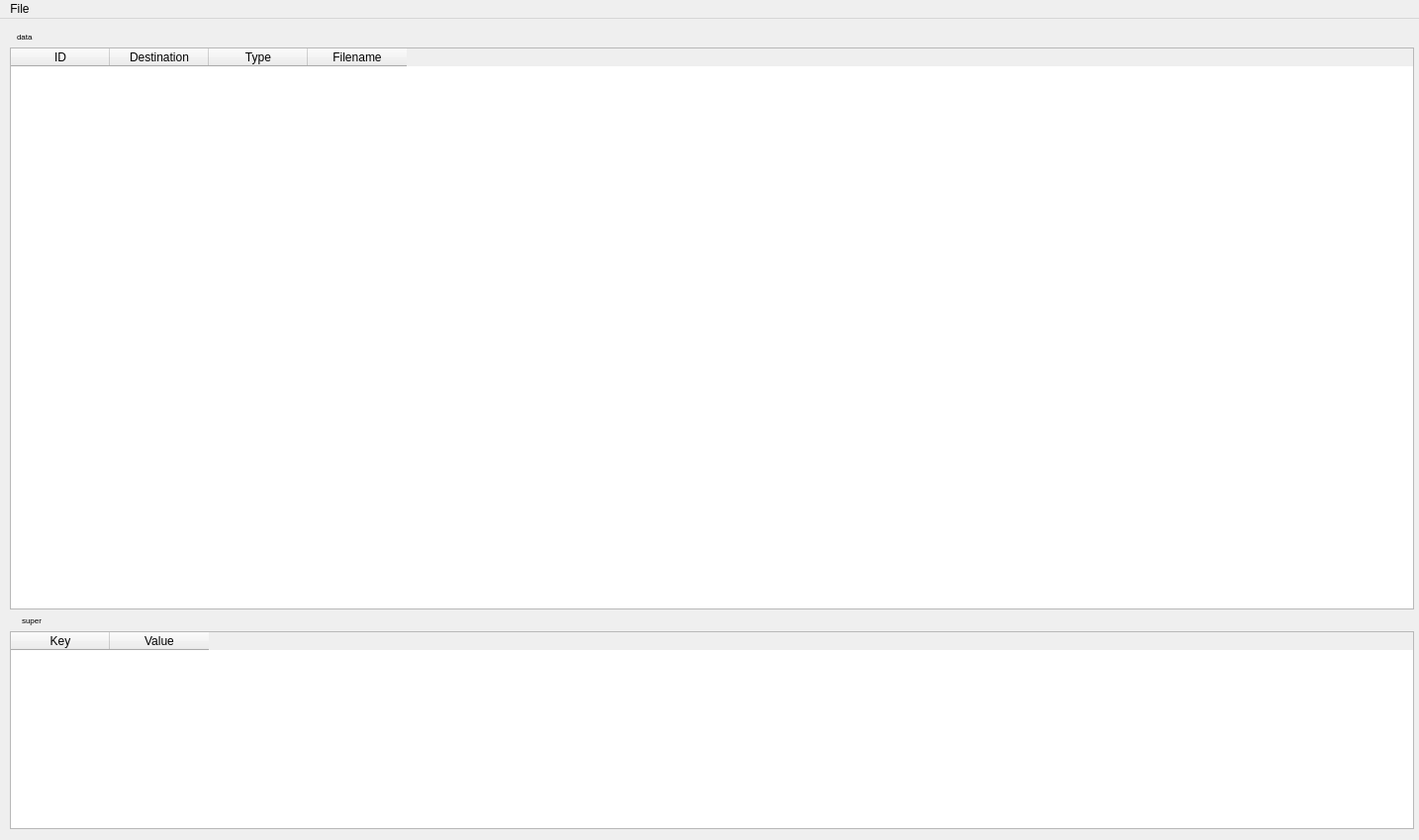
<?xml version="1.0" encoding="UTF-8"?>
<ui version="4.0">
 <class>MainWindow</class>
 <widget class="QMainWindow" name="MainWindow">
  <property name="geometry">
   <rect>
    <x>0</x>
    <y>0</y>
    <width>1434</width>
    <height>849</height>
   </rect>
  </property>
  <property name="windowTitle">
   <string>Fog File Editor</string>
  </property>
  <property name="styleSheet">
   <string notr="true"/>
  </property>
  <widget class="QWidget" name="centralWidget">
   <widget class="QWidget" name="verticalLayoutWidget">
    <property name="geometry">
     <rect>
      <x>-1</x>
      <y>-1</y>
      <width>1441</width>
      <height>831</height>
     </rect>
    </property>
    <layout class="QVBoxLayout" name="verticalLayout">
     <item>
      <widget class="QLabel" name="label_data">
       <property name="styleSheet">
        <string notr="true">font-size:8px;text-transform:uppercase;margin:3px 5px 0;</string>
       </property>
       <property name="text">
        <string>data</string>
       </property>
      </widget>
     </item>
     <item>
      <widget class="QTableWidget" name="table_data">
       <property name="columnCount">
        <number>4</number>
       </property>
       <column>
        <property name="text">
         <string>ID</string>
        </property>
       </column>
       <column>
        <property name="text">
         <string>Destination</string>
        </property>
       </column>
       <column>
        <property name="text">
         <string>Type</string>
        </property>
       </column>
       <column>
        <property name="text">
         <string>Filename</string>
        </property>
       </column>
      </widget>
     </item>
     <item>
      <widget class="QLabel" name="label_super">
       <property name="maximumSize">
        <size>
         <width>16777215</width>
         <height>16777215</height>
        </size>
       </property>
       <property name="styleSheet">
        <string notr="true">font-size:8px;text-transform:uppercase;margin-left:10px;</string>
       </property>
       <property name="text">
        <string>super</string>
       </property>
      </widget>
     </item>
     <item>
      <widget class="QTableWidget" name="table_super">
       <property name="maximumSize">
        <size>
         <width>16777215</width>
         <height>200</height>
        </size>
       </property>
       <column>
        <property name="text">
         <string>Key</string>
        </property>
       </column>
       <column>
        <property name="text">
         <string>Value</string>
        </property>
       </column>
      </widget>
     </item>
     <item>
      <layout class="QVBoxLayout" name="verticalLayout_2"/>
     </item>
    </layout>
   </widget>
  </widget>
  <widget class="QMenuBar" name="menuBar">
   <property name="geometry">
    <rect>
     <x>0</x>
     <y>0</y>
     <width>1434</width>
     <height>21</height>
    </rect>
   </property>
   <property name="nativeMenuBar">
    <bool>false</bool>
   </property>
   <widget class="QMenu" name="menuFile">
    <property name="title">
     <string>File</string>
    </property>
    <addaction name="actionOpen"/>
    <addaction name="actionSave"/>
    <addaction name="actionSave_as"/>
   </widget>
   <addaction name="menuFile"/>
  </widget>
  <action name="actionOpen">
   <property name="text">
    <string>Open</string>
   </property>
  </action>
  <action name="actionSave">
   <property name="text">
    <string>Save</string>
   </property>
  </action>
  <action name="actionSave_as">
   <property name="text">
    <string>Save as</string>
   </property>
  </action>
 </widget>
 <layoutdefault spacing="6" margin="11"/>
 <resources/>
 <connections/>
</ui>
